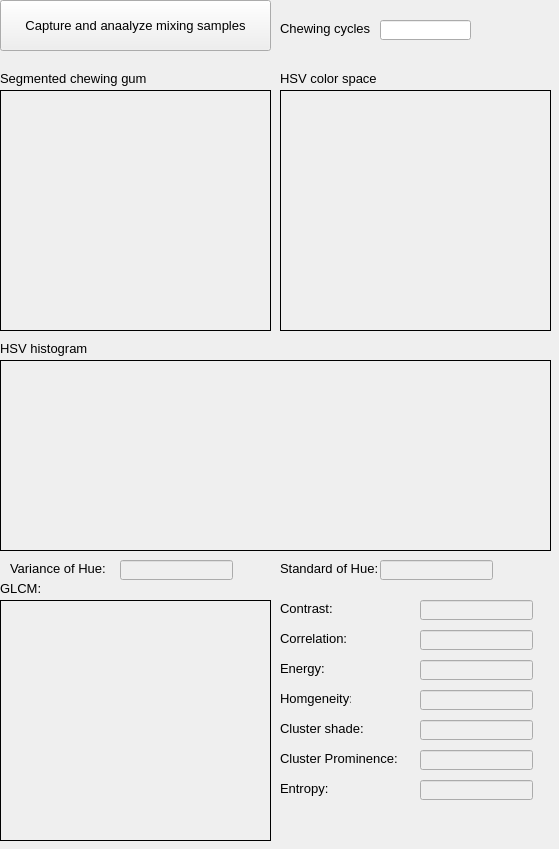
      <widget class="QWidget" name="scrollAreaWidgetContents_3">
       <property name="geometry">
        <rect>
         <x>0</x>
         <y>0</y>
         <width>559</width>
         <height>849</height>
        </rect>
       </property>
       <widget class="QLabel" name="comminution_segment_pb_4">
        <property name="geometry">
         <rect>
          <x>280</x>
          <y>90</y>
          <width>271</width>
          <height>241</height>
         </rect>
        </property>
        <property name="sizePolicy">
         <sizepolicy hsizetype="Expanding" vsizetype="Expanding">
          <horstretch>2</horstretch>
          <verstretch>2</verstretch>
         </sizepolicy>
        </property>
        <property name="font">
         <font>
          <pointsize>10</pointsize>
         </font>
        </property>
        <property name="frameShape">
         <enum>QFrame::Panel</enum>
        </property>
        <property name="text">
         <string/>
        </property>
       </widget>
       <widget class="QPushButton" name="analyze_mixing_btn">
        <property name="geometry">
         <rect>
          <x>0</x>
          <y>0</y>
          <width>271</width>
          <height>51</height>
         </rect>
        </property>
        <property name="sizePolicy">
         <sizepolicy hsizetype="Expanding" vsizetype="Expanding">
          <horstretch>2</horstretch>
          <verstretch>2</verstretch>
         </sizepolicy>
        </property>
        <property name="font">
         <font>
          <pointsize>10</pointsize>
         </font>
        </property>
        <property name="text">
         <string>Capture and anaalyze mixing samples</string>
        </property>
       </widget>
       <widget class="QLineEdit" name="lineEdit_4">
        <property name="geometry">
         <rect>
          <x>380</x>
          <y>20</y>
          <width>91</width>
          <height>20</height>
         </rect>
        </property>
        <property name="sizePolicy">
         <sizepolicy hsizetype="Expanding" vsizetype="Expanding">
          <horstretch>2</horstretch>
          <verstretch>2</verstretch>
         </sizepolicy>
        </property>
        <property name="font">
         <font>
          <pointsize>10</pointsize>
         </font>
        </property>
       </widget>
       <widget class="QLabel" name="comminution_segment_pb_2">
        <property name="geometry">
         <rect>
          <x>0</x>
          <y>90</y>
          <width>271</width>
          <height>241</height>
         </rect>
        </property>
        <property name="sizePolicy">
         <sizepolicy hsizetype="Expanding" vsizetype="Expanding">
          <horstretch>2</horstretch>
          <verstretch>2</verstretch>
         </sizepolicy>
        </property>
        <property name="font">
         <font>
          <pointsize>10</pointsize>
         </font>
        </property>
        <property name="frameShape">
         <enum>QFrame::Panel</enum>
        </property>
        <property name="text">
         <string/>
        </property>
       </widget>
       <widget class="QLabel" name="label_7">
        <property name="geometry">
         <rect>
          <x>280</x>
          <y>20</y>
          <width>91</width>
          <height>16</height>
         </rect>
        </property>
        <property name="sizePolicy">
         <sizepolicy hsizetype="Expanding" vsizetype="Expanding">
          <horstretch>2</horstretch>
          <verstretch>2</verstretch>
         </sizepolicy>
        </property>
        <property name="font">
         <font>
          <pointsize>10</pointsize>
         </font>
        </property>
        <property name="text">
         <string>Chewing cycles:</string>
        </property>
       </widget>
       <widget class="QLabel" name="label_15">
        <property name="geometry">
         <rect>
          <x>0</x>
          <y>70</y>
          <width>151</width>
          <height>16</height>
         </rect>
        </property>
        <property name="sizePolicy">
         <sizepolicy hsizetype="Expanding" vsizetype="Expanding">
          <horstretch>2</horstretch>
          <verstretch>2</verstretch>
         </sizepolicy>
        </property>
        <property name="font">
         <font>
          <pointsize>10</pointsize>
         </font>
        </property>
        <property name="text">
         <string>Segmented chewing gum</string>
        </property>
       </widget>
       <widget class="QLabel" name="label_16">
        <property name="geometry">
         <rect>
          <x>280</x>
          <y>70</y>
          <width>151</width>
          <height>16</height>
         </rect>
        </property>
        <property name="sizePolicy">
         <sizepolicy hsizetype="Expanding" vsizetype="Expanding">
          <horstretch>2</horstretch>
          <verstretch>2</verstretch>
         </sizepolicy>
        </property>
        <property name="font">
         <font>
          <pointsize>10</pointsize>
         </font>
        </property>
        <property name="text">
         <string>HSV color space</string>
        </property>
       </widget>
       <widget class="QLabel" name="label_17">
        <property name="geometry">
         <rect>
          <x>0</x>
          <y>360</y>
          <width>551</width>
          <height>191</height>
         </rect>
        </property>
        <property name="sizePolicy">
         <sizepolicy hsizetype="Expanding" vsizetype="Expanding">
          <horstretch>2</horstretch>
          <verstretch>2</verstretch>
         </sizepolicy>
        </property>
        <property name="font">
         <font>
          <pointsize>10</pointsize>
         </font>
        </property>
        <property name="frameShape">
         <enum>QFrame::Box</enum>
        </property>
        <property name="text">
         <string/>
        </property>
       </widget>
       <widget class="QLabel" name="label_18">
        <property name="geometry">
         <rect>
          <x>0</x>
          <y>340</y>
          <width>151</width>
          <height>16</height>
         </rect>
        </property>
        <property name="sizePolicy">
         <sizepolicy hsizetype="Expanding" vsizetype="Expanding">
          <horstretch>2</horstretch>
          <verstretch>2</verstretch>
         </sizepolicy>
        </property>
        <property name="font">
         <font>
          <pointsize>10</pointsize>
         </font>
        </property>
        <property name="text">
         <string>HSV histogram</string>
        </property>
       </widget>
       <widget class="QLabel" name="label_19">
        <property name="geometry">
         <rect>
          <x>10</x>
          <y>560</y>
          <width>101</width>
          <height>16</height>
         </rect>
        </property>
        <property name="sizePolicy">
         <sizepolicy hsizetype="Expanding" vsizetype="Expanding">
          <horstretch>2</horstretch>
          <verstretch>2</verstretch>
         </sizepolicy>
        </property>
        <property name="font">
         <font>
          <pointsize>10</pointsize>
         </font>
        </property>
        <property name="text">
         <string>Variance of Hue:</string>
        </property>
       </widget>
       <widget class="QLineEdit" name="lineEdit_9">
        <property name="enabled">
         <bool>false</bool>
        </property>
        <property name="geometry">
         <rect>
          <x>120</x>
          <y>560</y>
          <width>113</width>
          <height>20</height>
         </rect>
        </property>
        <property name="sizePolicy">
         <sizepolicy hsizetype="Expanding" vsizetype="Expanding">
          <horstretch>2</horstretch>
          <verstretch>2</verstretch>
         </sizepolicy>
        </property>
        <property name="font">
         <font>
          <pointsize>10</pointsize>
         </font>
        </property>
       </widget>
       <widget class="QLabel" name="label_20">
        <property name="geometry">
         <rect>
          <x>280</x>
          <y>560</y>
          <width>101</width>
          <height>16</height>
         </rect>
        </property>
        <property name="sizePolicy">
         <sizepolicy hsizetype="Expanding" vsizetype="Expanding">
          <horstretch>2</horstretch>
          <verstretch>2</verstretch>
         </sizepolicy>
        </property>
        <property name="font">
         <font>
          <pointsize>10</pointsize>
         </font>
        </property>
        <property name="text">
         <string>Standard of Hue:</string>
        </property>
       </widget>
       <widget class="QLineEdit" name="lineEdit_10">
        <property name="enabled">
         <bool>false</bool>
        </property>
        <property name="geometry">
         <rect>
          <x>380</x>
          <y>560</y>
          <width>113</width>
          <height>20</height>
         </rect>
        </property>
        <property name="sizePolicy">
         <sizepolicy hsizetype="Expanding" vsizetype="Expanding">
          <horstretch>2</horstretch>
          <verstretch>2</verstretch>
         </sizepolicy>
        </property>
        <property name="font">
         <font>
          <pointsize>10</pointsize>
         </font>
        </property>
       </widget>
       <widget class="QLabel" name="comminution_segment_pb_5">
        <property name="geometry">
         <rect>
          <x>0</x>
          <y>600</y>
          <width>271</width>
          <height>241</height>
         </rect>
        </property>
        <property name="sizePolicy">
         <sizepolicy hsizetype="Expanding" vsizetype="Expanding">
          <horstretch>2</horstretch>
          <verstretch>2</verstretch>
         </sizepolicy>
        </property>
        <property name="font">
         <font>
          <pointsize>10</pointsize>
         </font>
        </property>
        <property name="frameShape">
         <enum>QFrame::Panel</enum>
        </property>
        <property name="text">
         <string/>
        </property>
       </widget>
       <widget class="QLabel" name="label_21">
        <property name="geometry">
         <rect>
          <x>0</x>
          <y>580</y>
          <width>61</width>
          <height>16</height>
         </rect>
        </property>
        <property name="sizePolicy">
         <sizepolicy hsizetype="Expanding" vsizetype="Expanding">
          <horstretch>2</horstretch>
          <verstretch>2</verstretch>
         </sizepolicy>
        </property>
        <property name="font">
         <font>
          <pointsize>10</pointsize>
         </font>
        </property>
        <property name="text">
         <string>GLCM:</string>
        </property>
       </widget>
       <widget class="QLabel" name="label_22">
        <property name="geometry">
         <rect>
          <x>280</x>
          <y>600</y>
          <width>81</width>
          <height>16</height>
         </rect>
        </property>
        <property name="sizePolicy">
         <sizepolicy hsizetype="Expanding" vsizetype="Expanding">
          <horstretch>2</horstretch>
          <verstretch>2</verstretch>
         </sizepolicy>
        </property>
        <property name="font">
         <font>
          <pointsize>10</pointsize>
         </font>
        </property>
        <property name="text">
         <string>Contrast:</string>
        </property>
       </widget>
       <widget class="QLabel" name="label_23">
        <property name="geometry">
         <rect>
          <x>280</x>
          <y>630</y>
          <width>71</width>
          <height>16</height>
         </rect>
        </property>
        <property name="sizePolicy">
         <sizepolicy hsizetype="Expanding" vsizetype="Expanding">
          <horstretch>2</horstretch>
          <verstretch>2</verstretch>
         </sizepolicy>
        </property>
        <property name="font">
         <font>
          <pointsize>10</pointsize>
         </font>
        </property>
        <property name="text">
         <string>Correlation:</string>
        </property>
       </widget>
       <widget class="QLabel" name="label_24">
        <property name="geometry">
         <rect>
          <x>280</x>
          <y>660</y>
          <width>71</width>
          <height>16</height>
         </rect>
        </property>
        <property name="sizePolicy">
         <sizepolicy hsizetype="Expanding" vsizetype="Expanding">
          <horstretch>2</horstretch>
          <verstretch>2</verstretch>
         </sizepolicy>
        </property>
        <property name="font">
         <font>
          <pointsize>10</pointsize>
         </font>
        </property>
        <property name="text">
         <string>Energy:</string>
        </property>
       </widget>
       <widget class="QLabel" name="label_25">
        <property name="geometry">
         <rect>
          <x>280</x>
          <y>690</y>
          <width>71</width>
          <height>16</height>
         </rect>
        </property>
        <property name="sizePolicy">
         <sizepolicy hsizetype="Expanding" vsizetype="Expanding">
          <horstretch>2</horstretch>
          <verstretch>2</verstretch>
         </sizepolicy>
        </property>
        <property name="font">
         <font>
          <pointsize>10</pointsize>
         </font>
        </property>
        <property name="text">
         <string>Homgeneity:</string>
        </property>
       </widget>
       <widget class="QLabel" name="label_26">
        <property name="geometry">
         <rect>
          <x>280</x>
          <y>720</y>
          <width>91</width>
          <height>16</height>
         </rect>
        </property>
        <property name="sizePolicy">
         <sizepolicy hsizetype="Expanding" vsizetype="Expanding">
          <horstretch>2</horstretch>
          <verstretch>2</verstretch>
         </sizepolicy>
        </property>
        <property name="font">
         <font>
          <pointsize>10</pointsize>
         </font>
        </property>
        <property name="text">
         <string>Cluster shade:</string>
        </property>
       </widget>
       <widget class="QLabel" name="label_27">
        <property name="geometry">
         <rect>
          <x>280</x>
          <y>750</y>
          <width>121</width>
          <height>16</height>
         </rect>
        </property>
        <property name="sizePolicy">
         <sizepolicy hsizetype="Expanding" vsizetype="Expanding">
          <horstretch>2</horstretch>
          <verstretch>2</verstretch>
         </sizepolicy>
        </property>
        <property name="font">
         <font>
          <pointsize>10</pointsize>
         </font>
        </property>
        <property name="text">
         <string>Cluster Prominence:</string>
        </property>
       </widget>
       <widget class="QLabel" name="label_28">
        <property name="geometry">
         <rect>
          <x>280</x>
          <y>780</y>
          <width>71</width>
          <height>16</height>
         </rect>
        </property>
        <property name="sizePolicy">
         <sizepolicy hsizetype="Expanding" vsizetype="Expanding">
          <horstretch>2</horstretch>
          <verstretch>2</verstretch>
         </sizepolicy>
        </property>
        <property name="font">
         <font>
          <pointsize>10</pointsize>
         </font>
        </property>
        <property name="text">
         <string>Entropy:</string>
        </property>
       </widget>
       <widget class="QLineEdit" name="lineEdit_11">
        <property name="enabled">
         <bool>false</bool>
        </property>
        <property name="geometry">
         <rect>
          <x>420</x>
          <y>600</y>
          <width>113</width>
          <height>20</height>
         </rect>
        </property>
        <property name="sizePolicy">
         <sizepolicy hsizetype="Expanding" vsizetype="Expanding">
          <horstretch>2</horstretch>
          <verstretch>2</verstretch>
         </sizepolicy>
        </property>
        <property name="font">
         <font>
          <pointsize>10</pointsize>
         </font>
        </property>
       </widget>
       <widget class="QLineEdit" name="lineEdit_12">
        <property name="enabled">
         <bool>false</bool>
        </property>
        <property name="geometry">
         <rect>
          <x>420</x>
          <y>630</y>
          <width>113</width>
          <height>20</height>
         </rect>
        </property>
        <property name="sizePolicy">
         <sizepolicy hsizetype="Expanding" vsizetype="Expanding">
          <horstretch>2</horstretch>
          <verstretch>2</verstretch>
         </sizepolicy>
        </property>
        <property name="font">
         <font>
          <pointsize>10</pointsize>
         </font>
        </property>
       </widget>
       <widget class="QLineEdit" name="lineEdit_13">
        <property name="enabled">
         <bool>false</bool>
        </property>
        <property name="geometry">
         <rect>
          <x>420</x>
          <y>660</y>
          <width>113</width>
          <height>20</height>
         </rect>
        </property>
        <property name="sizePolicy">
         <sizepolicy hsizetype="Expanding" vsizetype="Expanding">
          <horstretch>2</horstretch>
          <verstretch>2</verstretch>
         </sizepolicy>
        </property>
        <property name="font">
         <font>
          <pointsize>10</pointsize>
         </font>
        </property>
       </widget>
       <widget class="QLineEdit" name="lineEdit_14">
        <property name="enabled">
         <bool>false</bool>
        </property>
        <property name="geometry">
         <rect>
          <x>420</x>
          <y>690</y>
          <width>113</width>
          <height>20</height>
         </rect>
        </property>
        <property name="sizePolicy">
         <sizepolicy hsizetype="Expanding" vsizetype="Expanding">
          <horstretch>2</horstretch>
          <verstretch>2</verstretch>
         </sizepolicy>
        </property>
        <property name="font">
         <font>
          <pointsize>10</pointsize>
         </font>
        </property>
       </widget>
       <widget class="QLineEdit" name="lineEdit_15">
        <property name="enabled">
         <bool>false</bool>
        </property>
        <property name="geometry">
         <rect>
          <x>420</x>
          <y>720</y>
          <width>113</width>
          <height>20</height>
         </rect>
        </property>
        <property name="sizePolicy">
         <sizepolicy hsizetype="Expanding" vsizetype="Expanding">
          <horstretch>2</horstretch>
          <verstretch>2</verstretch>
         </sizepolicy>
        </property>
        <property name="font">
         <font>
          <pointsize>10</pointsize>
         </font>
        </property>
       </widget>
       <widget class="QLineEdit" name="lineEdit_16">
        <property name="enabled">
         <bool>false</bool>
        </property>
        <property name="geometry">
         <rect>
          <x>420</x>
          <y>750</y>
          <width>113</width>
          <height>20</height>
         </rect>
        </property>
        <property name="sizePolicy">
         <sizepolicy hsizetype="Expanding" vsizetype="Expanding">
          <horstretch>2</horstretch>
          <verstretch>2</verstretch>
         </sizepolicy>
        </property>
        <property name="font">
         <font>
          <pointsize>10</pointsize>
         </font>
        </property>
       </widget>
       <widget class="QLineEdit" name="lineEdit_17">
        <property name="enabled">
         <bool>false</bool>
        </property>
        <property name="geometry">
         <rect>
          <x>420</x>
          <y>780</y>
          <width>113</width>
          <height>20</height>
         </rect>
        </property>
        <property name="sizePolicy">
         <sizepolicy hsizetype="Expanding" vsizetype="Expanding">
          <horstretch>2</horstretch>
          <verstretch>2</verstretch>
         </sizepolicy>
        </property>
        <property name="font">
         <font>
          <pointsize>10</pointsize>
         </font>
        </property>
       </widget>
      </widget>
